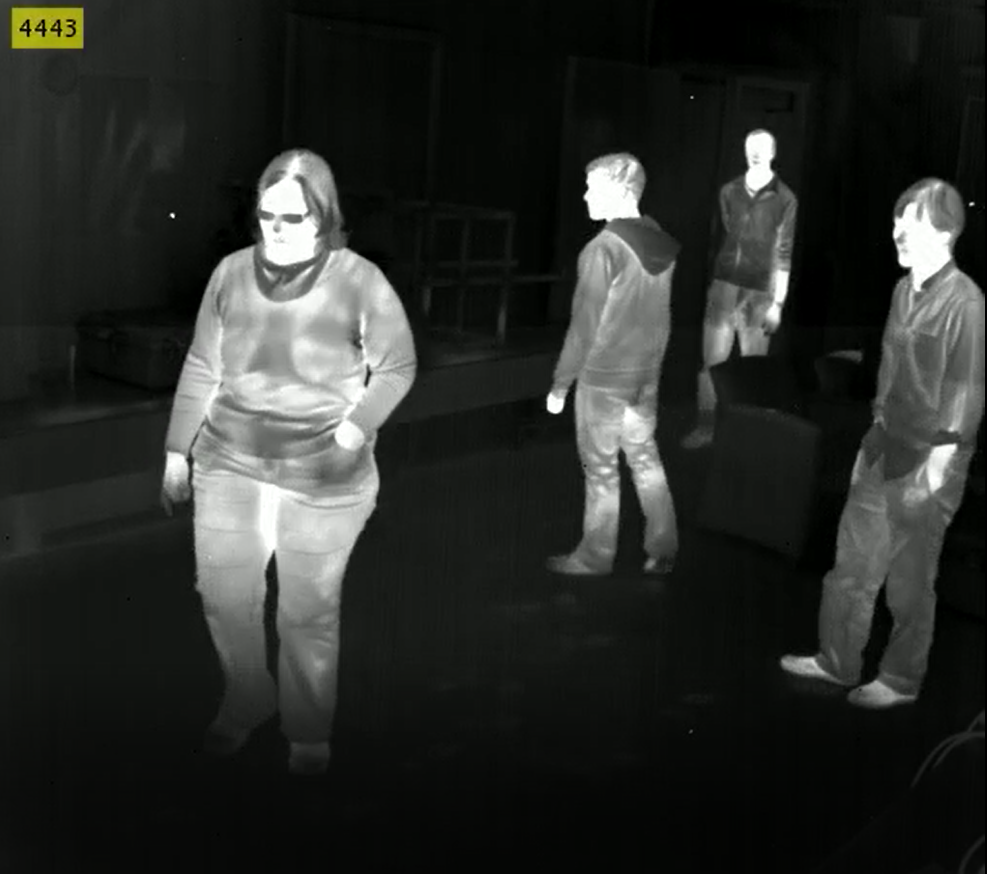
#> input picture Data/ThermalScreening1.PNG, 987 x 874 px
$ jupyter execute ThermalScreening.ipynb   (shell and % lines are left out)
#> lines starting #> are read from the running program, lines starting #| are printed output that depends on the picture; after the words box and inside, x2 and y2 are one past the last pixel; in counts of white or black regions, pixels touching at a corner belong together
[cell 1]
import numpy as np
import cv2
import matplotlib.pyplot as plt

[cell 2]
def read_image(image_path):
#> called with image_path = 'Data/ThermalScreening1.PNG'
    image = cv2.imread(image_path)
#> image is the input picture: shape (874, 987, 3); mean B, G, R 40.9, 44.2, 41.7
    return cv2.cvtColor(image, cv2.COLOR_BGR2RGB)

def imShowImage(image, cmap=None):

    plt.figure(figsize=(20,10))
    plt.imshow(image, cmap)

[cell 3]
image = read_image('Data/ThermalScreening1.PNG')
imShowImage(image)

[cell 4]
heatmap_gray = cv2.cvtColor(image, cv2.COLOR_RGB2GRAY)
heatmap = cv2.applyColorMap(heatmap_gray, cv2.COLORMAP_HOT)
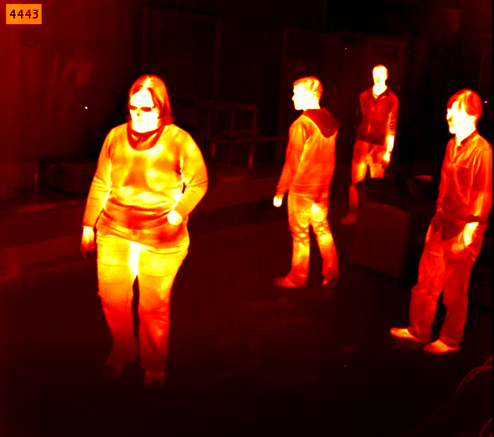
#> heatmap: shape (874, 987, 3) (shown at 1/2 size); mean B, G, R 4.7, 22.6, 83.1
heatmap = cv2.cvtColor(heatmap, cv2.COLOR_BGR2RGB)
imShowImage(heatmap)

[cell 5]
heatmap_gray = cv2.cvtColor(heatmap, cv2.COLOR_RGB2GRAY)
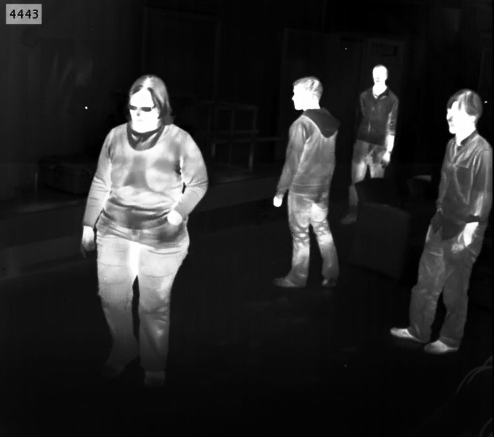
#> heatmap_gray: shape (874, 987) (shown at 1/2 size); min 0, max 255, mean 38.6
ret, binary_thresh = cv2.threshold(heatmap_gray, 200, 255, cv2.THRESH_BINARY)
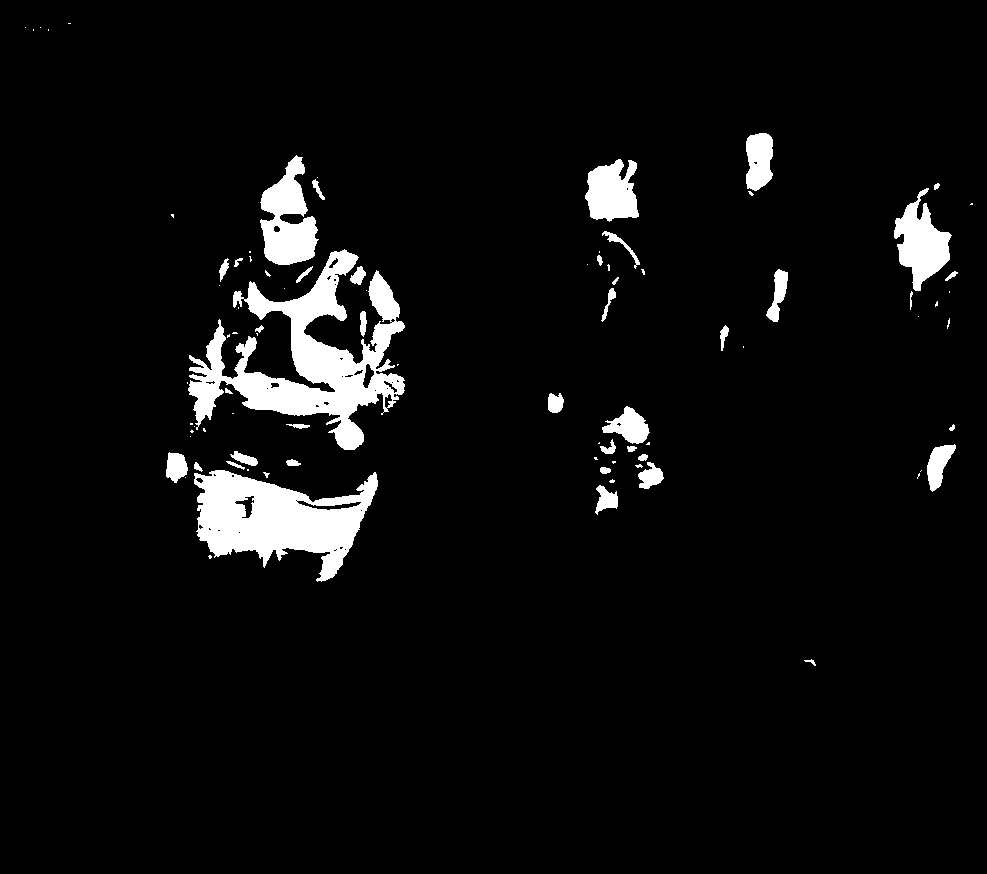
#> binary_thresh: shape (874, 987); 5.1% white; 88 white regions (47 under 20 px), largest, box (x1, y1, x2, y2) and area: (188, 249, 405, 450) 15716, (194, 470, 378, 582) 11170, (260, 155, 319, 265) 3787
imShowImage(binary_thresh, cmap='gray')

[cell 6]
kernel = np.ones((5, 5), np.uint8)
image_erosion = cv2.erode(binary_thresh, kernel, iterations=1)
#> image_erosion: shape (874, 987); 3.3% white; 38 white regions (14 under 20 px), largest, box (x1, y1, x2, y2) and area: (199, 472, 376, 559) 8391, (227, 252, 402, 448) 8316, (263, 159, 315, 263) 2792
image_opening = cv2.dilate(image_erosion, kernel, iterations=1)
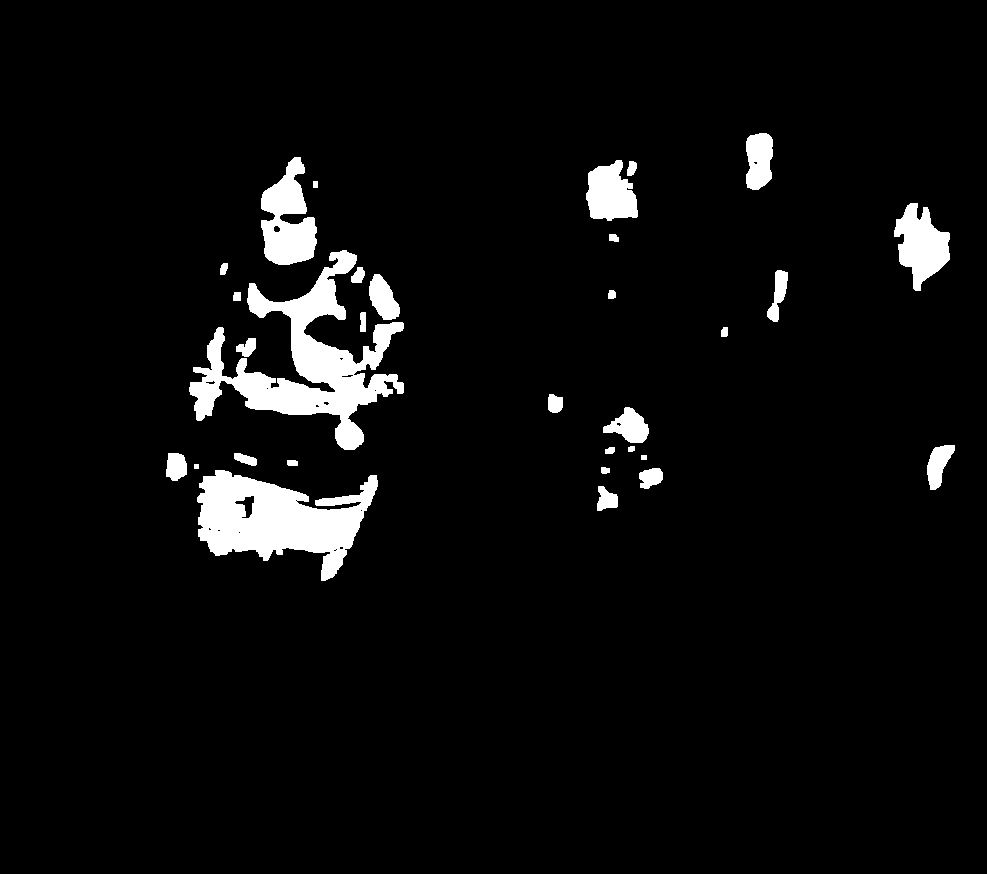
#> image_opening: shape (874, 987); 4.7% white; 31 white regions
imShowImage(image_opening, cmap='gray')

[cell 7]
# Get contours from the image obtained by opening operation
contours, _ = cv2.findContours(image_opening, 1, 2)
#> contours = 50 contours, 16 with area under 20; largest, box (x1, y1, x2, y2) and area: (189, 250, 404, 450) 12809, (197, 470, 378, 581) 10691, (261, 157, 317, 265) 3604, (894, 203, 950, 291) 2740, (586, 160, 638, 221) 2178
image_with_rectangles = np.copy(heatmap)

for contour in contours:
    # rectangle over each contour
    x, y, w, h = cv2.boundingRect(contour)

    # Draw rectangles for visualisation
    image_with_rectangles = cv2.rectangle(image_with_rectangles, (x, y), (x+w, y+h), (0, 255, 0), 2)
#> this loop made 50 passes
#> (x, y, w, h) on passes 1, 3, 5, 6, 9, 10, 11, 12: (333, 549, 4, 3), (339, 546, 5, 4), (217, 529, 4, 3), (208, 527, 4, 4), (234, 495, 21, 24), (597, 486, 21, 25), (197, 470, 181, 111), (639, 468, 24, 21)
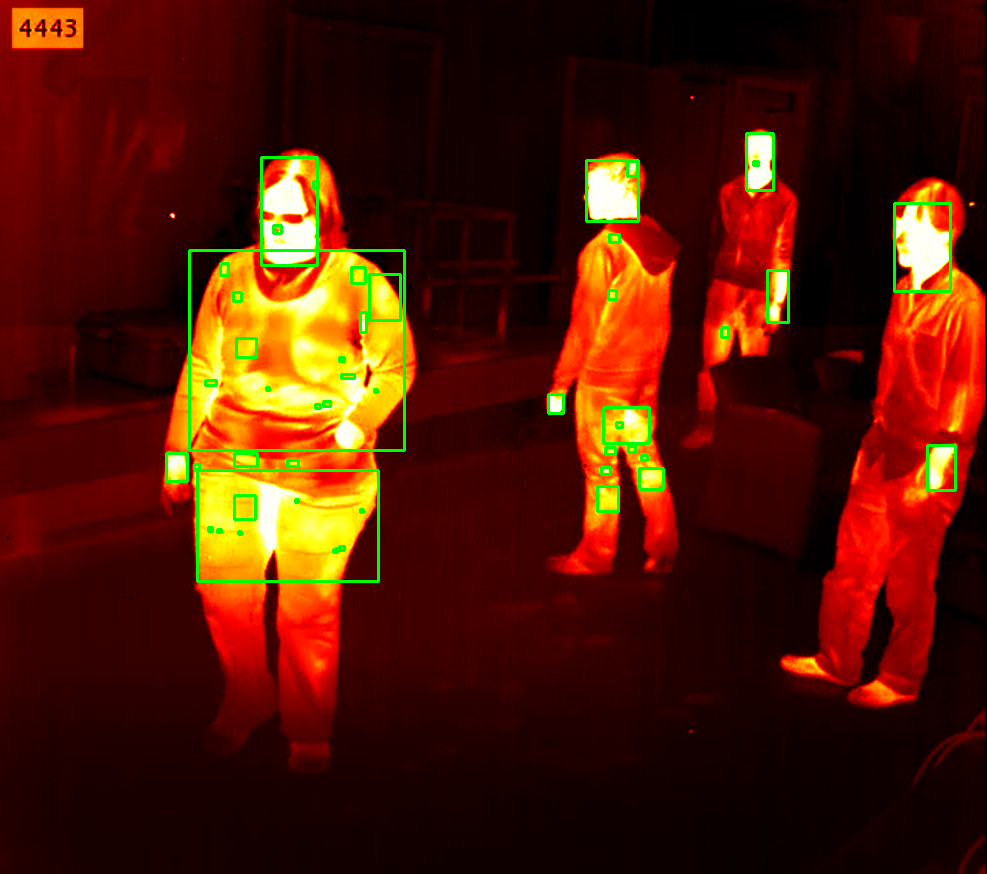
#> image_with_rectangles: shape (874, 987, 3); mean R, G, B 79.8, 24.6, 4.6

imShowImage(image_with_rectangles, cmap='gray')

$ run again, with Data/ThermalScreening2.PNG copied over Data/ThermalScreening1.PNG
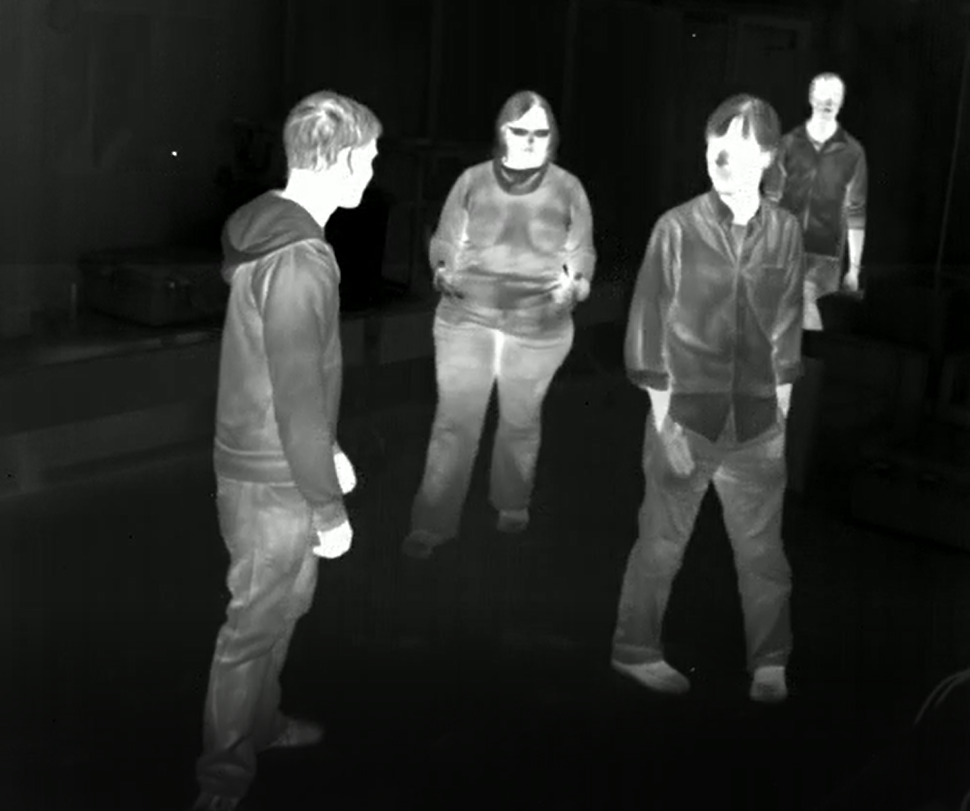
#> input picture Data/ThermalScreening2.PNG, 970 x 811 px
#> in read_image, image is the input picture: shape (811, 970, 3); mean B, G, R 40.5, 43.3, 40.9
#> `ret, binary_thresh = cv2.threshold(heatmap_gray, 200, 255, cv2.THRESH_..`:
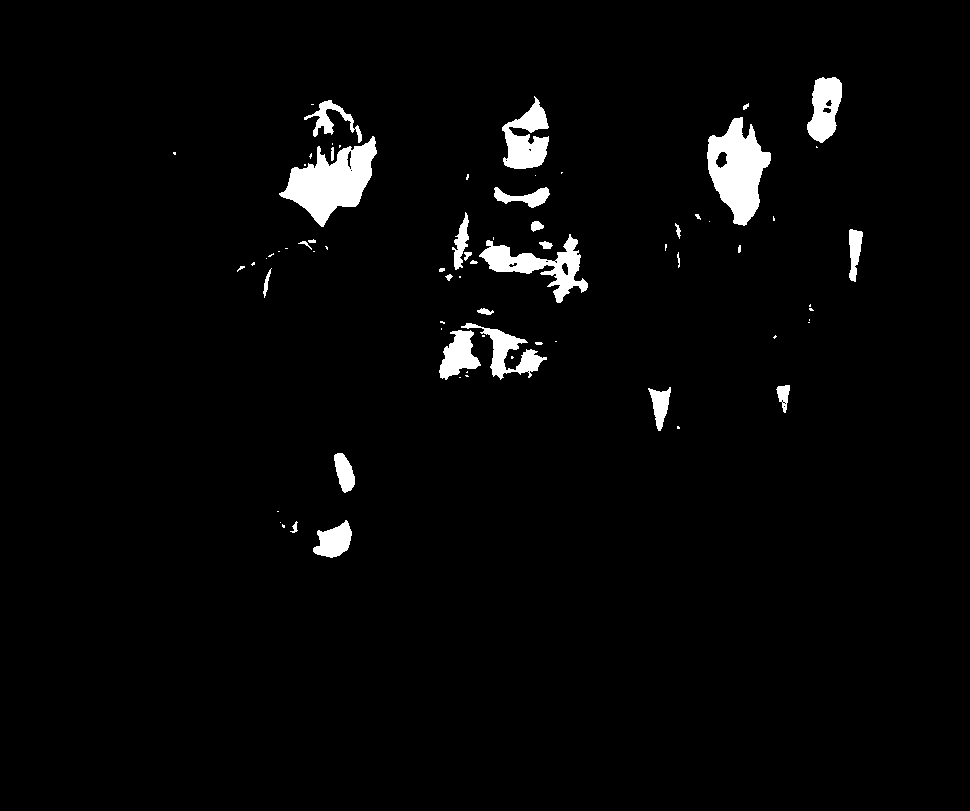
#> binary_thresh: shape (811, 970); 2.8% white; 73 white regions (39 under 20 px), largest, box (x1, y1, x2, y2) and area: (279, 136, 377, 227) 4333, (707, 117, 771, 226) 4019, (479, 234, 588, 303) 2467
#> image_erosion: shape (811, 970); 1.7% white; 28 white regions (8 under 20 px), largest, box (x1, y1, x2, y2) and area: (283, 141, 374, 223) 3366, (709, 120, 769, 223) 3139, (809, 80, 840, 140) 1026
#> image_opening: shape (811, 970); 2.6% white; 24 white regions
#> contours = 30 contours, 3 with area under 20; largest, box (x1, y1, x2, y2) and area: (281, 139, 376, 225) 4090, (707, 118, 771, 225) 3968, (503, 103, 549, 169) 1775, (807, 78, 842, 142) 1515, (482, 241, 546, 273) 1106
#> the loop `for contour in contours:` made 30 passes
#> (x, y, w, h) on passes 1, 2, 3, 4, 5, 6, 7, 10: (314, 523, 38, 34), (334, 453, 21, 39), (650, 390, 20, 39), (777, 385, 13, 17), (516, 350, 26, 23), (440, 331, 39, 47), (484, 328, 36, 49), (849, 267, 8, 14)
#> after the loop `for contour in contours:`:
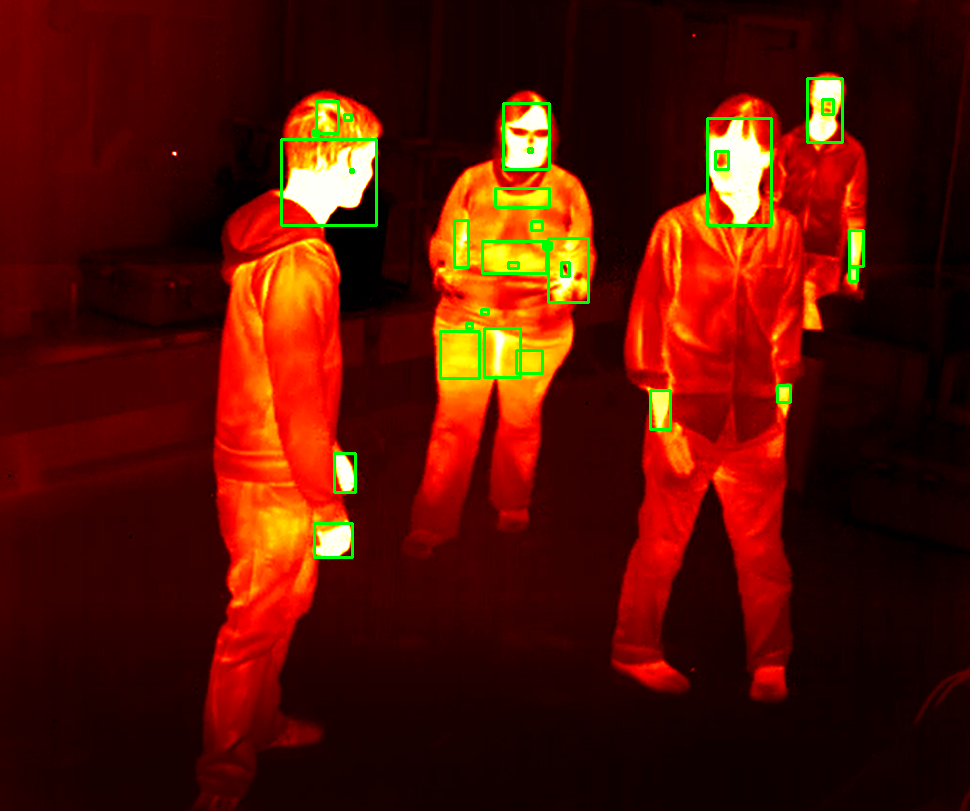
#> image_with_rectangles: shape (811, 970, 3); mean R, G, B 84.7, 18.3, 3.8

$ run again, with Data/ThermalScreening3.PNG copied over Data/ThermalScreening1.PNG
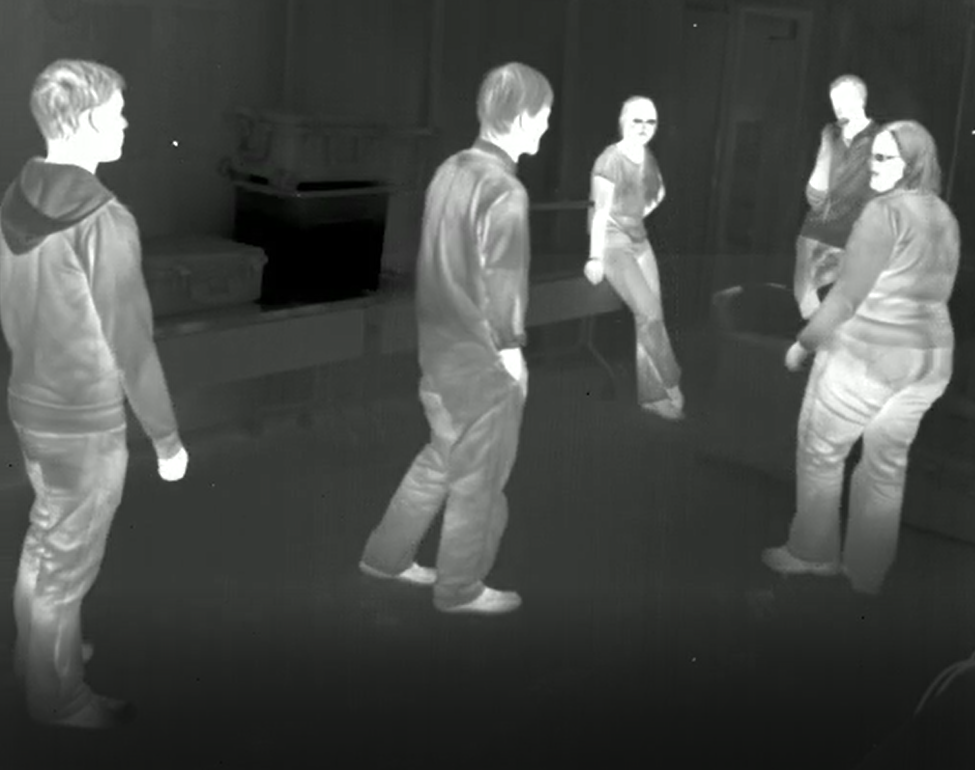
#> input picture Data/ThermalScreening3.PNG, 975 x 770 px
#> in read_image, image is the input picture: shape (770, 975, 3); mean B, G, R 73.5, 76.3, 73.8
#> `ret, binary_thresh = cv2.threshold(heatmap_gray, 200, 255, cv2.THRESH_..`:
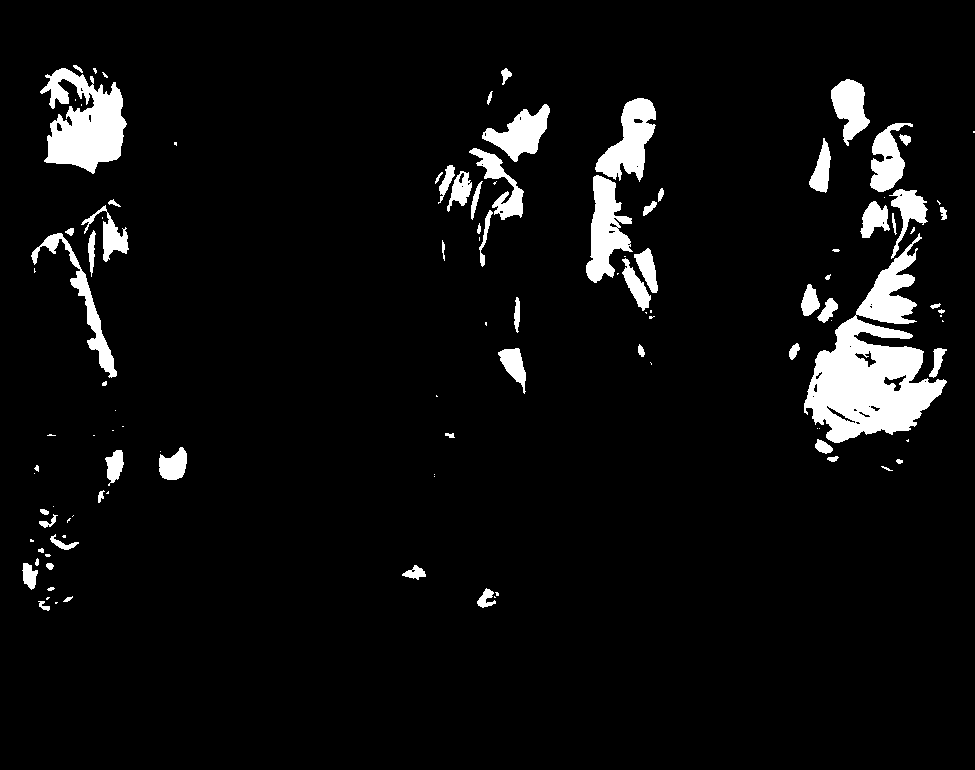
#> binary_thresh: shape (770, 975); 5.7% white; 113 white regions (48 under 20 px), largest, box (x1, y1, x2, y2) and area: (804, 233, 947, 443) 12797, (40, 68, 127, 174) 5427, (586, 175, 633, 283) 2694
#> image_erosion: shape (770, 975); 3.4% white; 63 white regions (31 under 20 px), largest, box (x1, y1, x2, y2) and area: (806, 320, 943, 441) 7830, (48, 70, 124, 170) 3798, (598, 100, 654, 176) 1812
#> image_opening: shape (770, 975); 5.1% white; 49 white regions
#> contours = 64 contours, 10 with area under 20; largest, box (x1, y1, x2, y2) and area: (804, 318, 945, 443) 10323, (46, 68, 126, 172) 4935, (596, 98, 656, 178) 2400, (586, 176, 630, 281) 2346, (857, 253, 915, 324) 2158
#> the loop `for contour in contours:` made 64 passes
#> (x, y, w, h) on passes 1 to 8: (478, 589, 14, 18), (405, 568, 20, 10), (47, 563, 6, 6), (23, 563, 14, 25), (56, 541, 13, 9), (41, 521, 7, 6), (106, 450, 17, 30), (159, 448, 28, 32)
#> after the loop `for contour in contours:`:
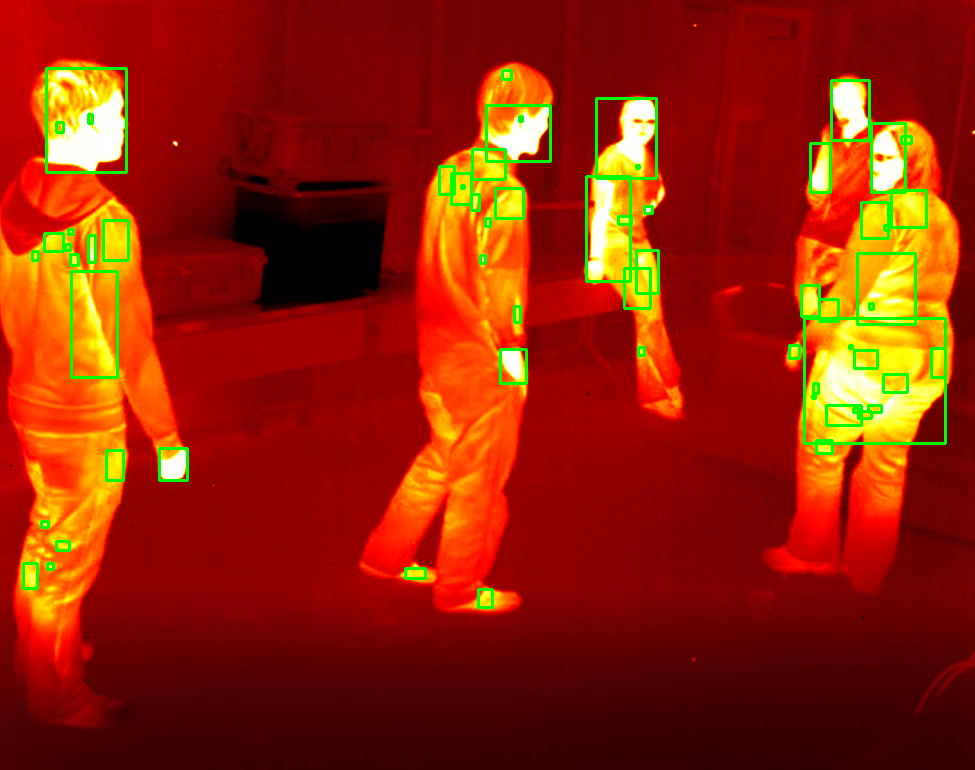
#> image_with_rectangles: shape (770, 975, 3); mean R, G, B 147.4, 35.2, 5.2
